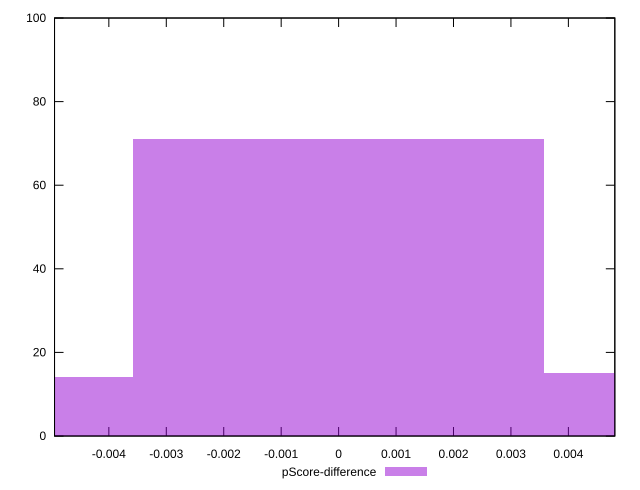

The gnuplot source for this figure:
reset

$pScoreDifference <<EOF
0 71
0.0071589520561275485 15
-0.0071589520561275485 14
EOF

set key outside below
set boxwidth 0.0071589520561275485
set xrange [-0.004945552978724049:0.004808536021491228]
set yrange [0:100]
set trange [0:100]
set style fill transparent solid 0.5 noborder
set terminal svg size 640, 490 enhanced background rgb 'white'
set output "reports/report_00027_2021-02-24T12-40-31.850Z/max-potential-fid/samples/music/pScore-difference/histogram.svg"

plot $pScoreDifference title "pScore-difference" with boxes

reset
